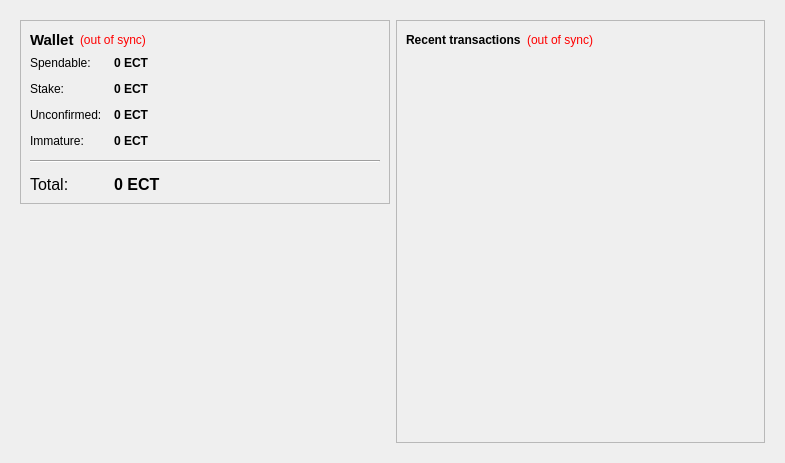
<?xml version="1.0" encoding="UTF-8"?>
<ui version="4.0">
 <class>OverviewPage</class>
 <widget class="QWidget" name="OverviewPage">
  <property name="geometry">
   <rect>
    <x>0</x>
    <y>0</y>
    <width>785</width>
    <height>463</height>
   </rect>
  </property>
  <property name="windowTitle">
   <string>Form</string>
  </property>
  <layout class="QHBoxLayout" name="horizontalLayout" stretch="0">
   <item>
    <widget class="QFrame" name="frameMain">
     <property name="frameShape">
      <enum>QFrame::NoFrame</enum>
     </property>
     <layout class="QHBoxLayout" name="horizontalLayout_3">
      <item>
       <layout class="QVBoxLayout" name="verticalLayout_2">
        <item>
         <widget class="QFrame" name="frame">
          <property name="frameShape">
           <enum>QFrame::StyledPanel</enum>
          </property>
          <property name="frameShadow">
           <enum>QFrame::Plain</enum>
          </property>
          <layout class="QVBoxLayout" name="verticalLayout_4">
           <item>
            <layout class="QHBoxLayout" name="horizontalLayout_4">
             <item>
              <widget class="QLabel" name="label_5">
               <property name="font">
                <font>
                 <pointsize>11</pointsize>
                 <weight>75</weight>
                 <bold>true</bold>
                </font>
               </property>
               <property name="text">
                <string>Wallet</string>
               </property>
              </widget>
             </item>
             <item>
              <widget class="QLabel" name="labelWalletStatus">
               <property name="toolTip">
                <string>The displayed information may be out of date. Your wallet automatically synchronizes with the Ectam network after a connection is established, but this process has not completed yet.</string>
               </property>
               <property name="styleSheet">
                <string notr="true">QLabel { color: red; }</string>
               </property>
               <property name="text">
                <string notr="true">(out of sync)</string>
               </property>
               <property name="alignment">
                <set>Qt::AlignLeading|Qt::AlignLeft|Qt::AlignVCenter</set>
               </property>
              </widget>
             </item>
             <item>
              <spacer name="horizontalSpacer_2">
               <property name="orientation">
                <enum>Qt::Horizontal</enum>
               </property>
               <property name="sizeHint" stdset="0">
                <size>
                 <width>40</width>
                 <height>20</height>
                </size>
               </property>
              </spacer>
             </item>
            </layout>
           </item>
           <item>
            <layout class="QFormLayout" name="formLayout_2">
             <property name="fieldGrowthPolicy">
              <enum>QFormLayout::AllNonFixedFieldsGrow</enum>
             </property>
             <property name="horizontalSpacing">
              <number>12</number>
             </property>
             <property name="verticalSpacing">
              <number>12</number>
             </property>
             <item row="0" column="0">
              <widget class="QLabel" name="label">
               <property name="text">
                <string>Spendable:</string>
               </property>
              </widget>
             </item>
             <item row="0" column="1">
              <widget class="QLabel" name="labelBalance">
               <property name="font">
                <font>
                 <weight>75</weight>
                 <bold>true</bold>
                </font>
               </property>
               <property name="cursor">
                <cursorShape>IBeamCursor</cursorShape>
               </property>
               <property name="toolTip">
                <string>Your current spendable balance</string>
               </property>
               <property name="text">
                <string notr="true">0 ECT</string>
               </property>
               <property name="textInteractionFlags">
                <set>Qt::LinksAccessibleByMouse|Qt::TextSelectableByKeyboard|Qt::TextSelectableByMouse</set>
               </property>
              </widget>
             </item>
             <item row="1" column="0">
              <widget class="QLabel" name="label_6">
               <property name="text">
                <string>Stake:</string>
               </property>
              </widget>
             </item>
             <item row="1" column="1">
              <widget class="QLabel" name="labelStake">
               <property name="font">
                <font>
                 <weight>75</weight>
                 <bold>true</bold>
                </font>
               </property>
               <property name="cursor">
                <cursorShape>IBeamCursor</cursorShape>
               </property>
               <property name="toolTip">
                <string>Total of coins that was staked, and do not yet count toward the current balance</string>
               </property>
               <property name="text">
                <string notr="true">0 ECT</string>
               </property>
               <property name="textInteractionFlags">
                <set>Qt::LinksAccessibleByMouse|Qt::TextSelectableByKeyboard|Qt::TextSelectableByMouse</set>
               </property>
              </widget>
             </item>
             <item row="2" column="0">
              <widget class="QLabel" name="label_3">
               <property name="text">
                <string>Unconfirmed:</string>
               </property>
              </widget>
             </item>
             <item row="2" column="1">
              <widget class="QLabel" name="labelUnconfirmed">
               <property name="font">
                <font>
                 <weight>75</weight>
                 <bold>true</bold>
                </font>
               </property>
               <property name="cursor">
                <cursorShape>IBeamCursor</cursorShape>
               </property>
               <property name="toolTip">
                <string>Total of transactions that have yet to be confirmed, and do not yet count toward the current balance</string>
               </property>
               <property name="text">
                <string notr="true">0 ECT</string>
               </property>
               <property name="textInteractionFlags">
                <set>Qt::LinksAccessibleByMouse|Qt::TextSelectableByKeyboard|Qt::TextSelectableByMouse</set>
               </property>
              </widget>
             </item>
             <item row="3" column="0">
              <widget class="QLabel" name="labelImmatureText">
               <property name="text">
                <string>Immature:</string>
               </property>
              </widget>
             </item>
             <item row="3" column="1">
              <widget class="QLabel" name="labelImmature">
               <property name="font">
                <font>
                 <weight>75</weight>
                 <bold>true</bold>
                </font>
               </property>
               <property name="toolTip">
                <string>Mined balance that has not yet matured</string>
               </property>
               <property name="text">
                <string notr="true">0 ECT</string>
               </property>
               <property name="textInteractionFlags">
                <set>Qt::LinksAccessibleByMouse|Qt::TextSelectableByKeyboard|Qt::TextSelectableByMouse</set>
               </property>
              </widget>
             </item>
             <item row="4" column="0" colspan="2">
              <widget class="Line" name="line">
               <property name="orientation">
                <enum>Qt::Horizontal</enum>
               </property>
              </widget>
             </item>
             <item row="5" column="0">
              <widget class="QLabel" name="labelTotalText">
               <property name="font">
                <font>
                 <pointsize>12</pointsize>
                </font>
               </property>
               <property name="text">
                <string>Total:</string>
               </property>
              </widget>
             </item>
             <item row="5" column="1">
              <widget class="QLabel" name="labelTotal">
               <property name="font">
                <font>
                 <pointsize>12</pointsize>
                 <weight>75</weight>
                 <bold>true</bold>
                </font>
               </property>
               <property name="cursor">
                <cursorShape>IBeamCursor</cursorShape>
               </property>
               <property name="toolTip">
                <string>Your current total balance</string>
               </property>
               <property name="text">
                <string notr="true">0 ECT</string>
               </property>
               <property name="textInteractionFlags">
                <set>Qt::LinksAccessibleByMouse|Qt::TextSelectableByKeyboard|Qt::TextSelectableByMouse</set>
               </property>
              </widget>
             </item>
            </layout>
           </item>
          </layout>
         </widget>
        </item>
        <item>
         <spacer name="verticalSpacer">
          <property name="orientation">
           <enum>Qt::Vertical</enum>
          </property>
          <property name="sizeHint" stdset="0">
           <size>
            <width>20</width>
            <height>40</height>
           </size>
          </property>
         </spacer>
        </item>
        <item>
         <widget class="QLabel" name="label_2">
          <property name="text">
           <string/>
          </property>
          <property name="pixmap">
           <pixmap>:/images/wallet</pixmap>
          </property>
         </widget>
        </item>
       </layout>
      </item>
      <item>
       <layout class="QVBoxLayout" name="verticalLayout_3">
        <item>
         <widget class="QFrame" name="frame_2">
          <property name="frameShape">
           <enum>QFrame::StyledPanel</enum>
          </property>
          <property name="frameShadow">
           <enum>QFrame::Plain</enum>
          </property>
          <layout class="QVBoxLayout" name="verticalLayout">
           <item>
            <layout class="QHBoxLayout" name="horizontalLayout_2">
             <item>
              <widget class="QLabel" name="label_4">
               <property name="text">
                <string>&lt;b&gt;Recent transactions&lt;/b&gt;</string>
               </property>
              </widget>
             </item>
             <item>
              <widget class="QLabel" name="labelTransactionsStatus">
               <property name="toolTip">
                <string>The displayed information may be out of date. Your wallet automatically synchronizes with the Ectam network after a connection is established, but this process has not completed yet.</string>
               </property>
               <property name="styleSheet">
                <string notr="true">QLabel { color: red; }</string>
               </property>
               <property name="text">
                <string notr="true">(out of sync)</string>
               </property>
               <property name="alignment">
                <set>Qt::AlignRight|Qt::AlignTrailing|Qt::AlignVCenter</set>
               </property>
              </widget>
             </item>
             <item>
              <spacer name="horizontalSpacer">
               <property name="orientation">
                <enum>Qt::Horizontal</enum>
               </property>
               <property name="sizeHint" stdset="0">
                <size>
                 <width>40</width>
                 <height>20</height>
                </size>
               </property>
              </spacer>
             </item>
            </layout>
           </item>
           <item>
            <widget class="QListView" name="listTransactions">
             <property name="styleSheet">
              <string notr="true">QListView { background: transparent; }</string>
             </property>
             <property name="locale">
              <locale language="English" country="UnitedStates"/>
             </property>
             <property name="frameShape">
              <enum>QFrame::NoFrame</enum>
             </property>
             <property name="verticalScrollBarPolicy">
              <enum>Qt::ScrollBarAlwaysOff</enum>
             </property>
             <property name="horizontalScrollBarPolicy">
              <enum>Qt::ScrollBarAlwaysOff</enum>
             </property>
             <property name="selectionMode">
              <enum>QAbstractItemView::NoSelection</enum>
             </property>
            </widget>
           </item>
          </layout>
         </widget>
        </item>
       </layout>
      </item>
     </layout>
    </widget>
   </item>
  </layout>
 </widget>
 <resources/>
 <connections/>
</ui>
